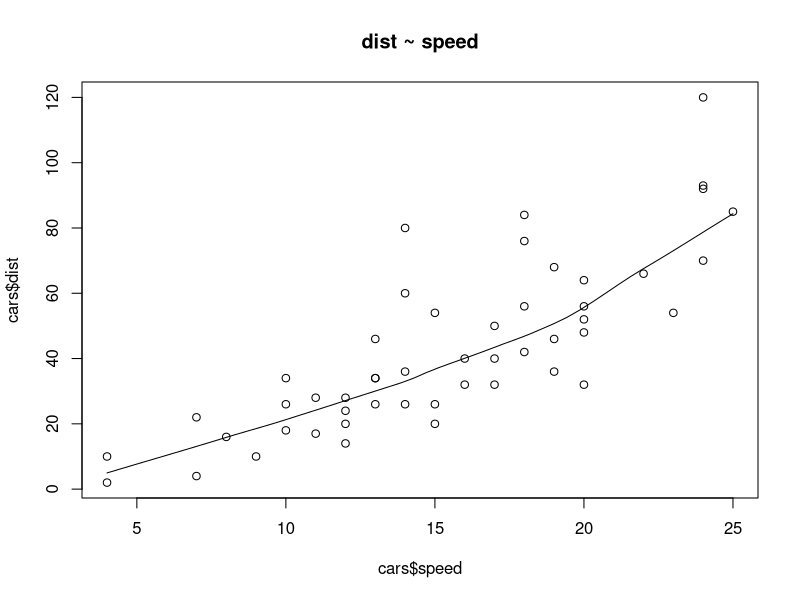
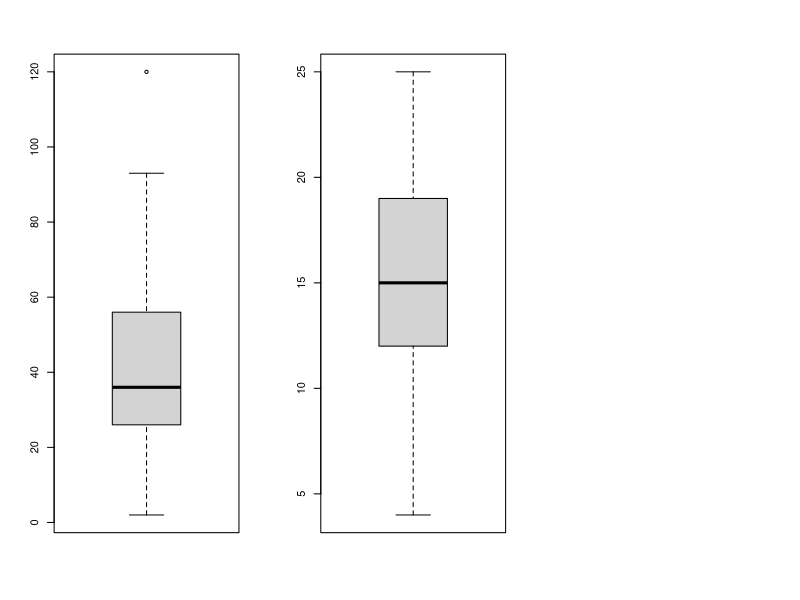
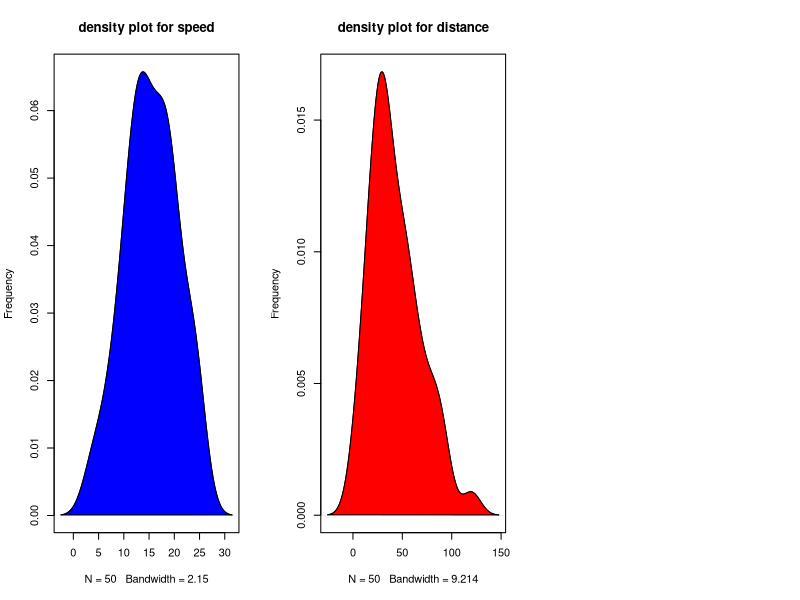

The R script that drew these images, in order:
var<-lm( weights = height, data = women)
var
summary(var)
View(women)
# y ~ b0 + b1x
# weight ~ -.85.52+3.45* Height\
View(cars)
lm(dist~speed,data = cars)
summary(lm(dist~speed,data = cars)
)

#Scatter plot
str(cars)
windows(20,12)
scatter.smooth(x = cars$speed,
               y = cars$dist, main = "dist ~ speed")
#box plot
windows(20,12)
par(mfrow=c(1,3))
boxplot(x = cars$dist)
boxplot(x = cars$speed)

# density plot
windows(20,12)
par(mfrow=c(1,3))

plot(density(cars$speed),
     main="density plot for speed",
     ylab = "Frequency")
polygon(density(cars$speed),col="blue")
#density plot for distance
plot(density(cars$dist),
     main="density plot for distance",
     ylab = "Frequency")
polygon(density(cars$dist),col="red")

#corelation of speed and distance 
cor(cars$speed,cars$dist)
cor(cars)

#build the linear regression 
attach(cars)
linearMod <- lm(dist~ speed)
linearMod

#regression equation distance ~-17.579+3.932*speed

#summary of model 
summary(linearMod)
AIC(linearMod)
BIC(linearMod)